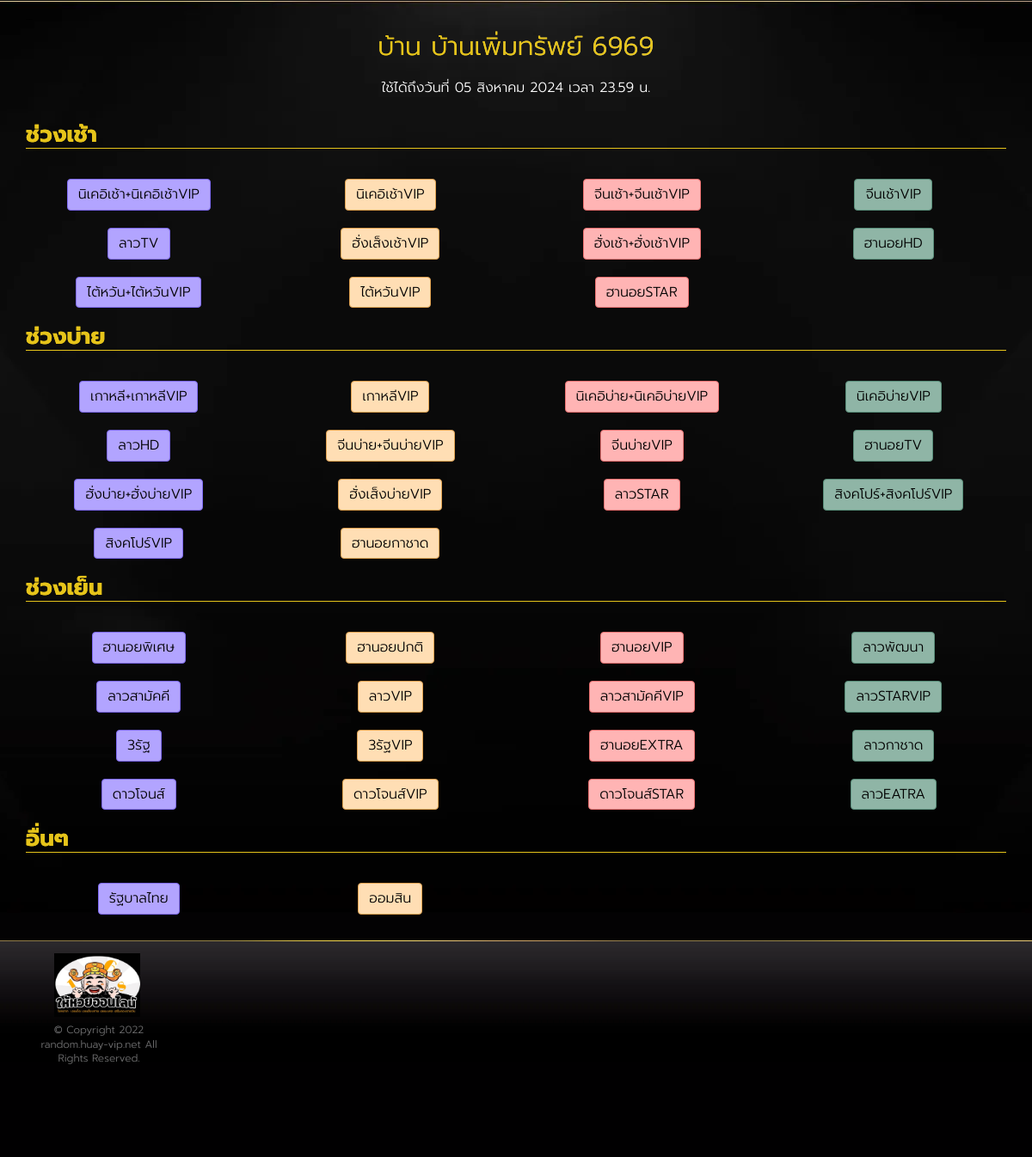
Page /admin on the earlier database version.
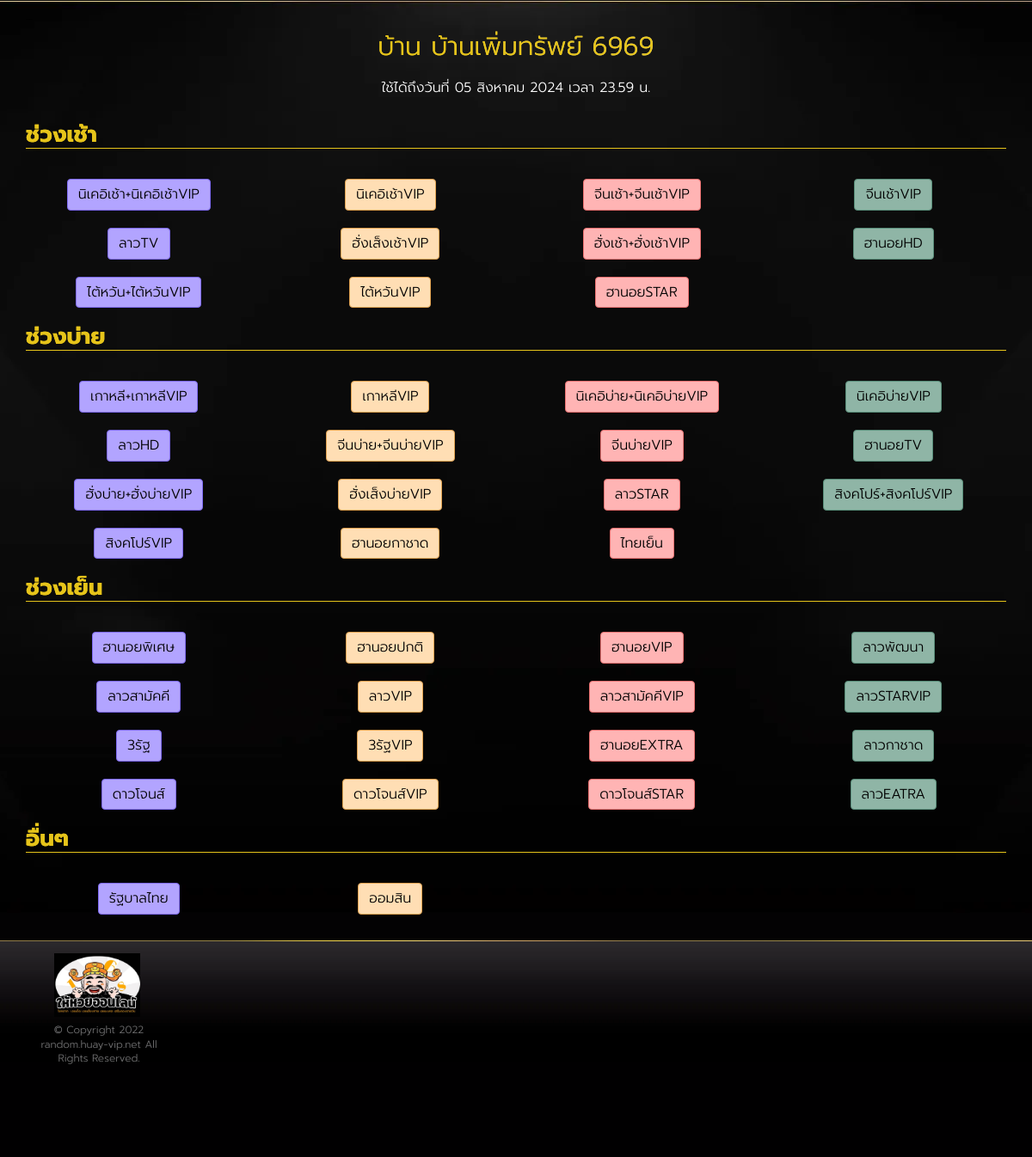
Same page on the later database version.
### huayrandom/models.py (models this page shows, shortened)
class HuayListModel(models.Model):
    short_name = models.CharField(default='None', max_length=255)
    full_name = models.CharField(default='None', max_length=255)
    page_name = models.CharField(default='None', max_length=255)
    time = models.TimeField()
    link = models.CharField(default='None', max_length=255)

### huayrandom/views.py (the view)
# urls.py: path('<str:username>', Home, name='home'),
def Home(request, username):
    context = {}
    context['username'] = username
    resultCheckExpire = CheckExpireDate(username)
    if resultCheckExpire == "ตัดสิทธิ์แล้ว":
        request.session['expire'] = 'ตัดสิทธิ์แล้ว'
    else:
        resultCheckExpire = ""
    try:
        userObject = User.objects.get(username=username)
        profileObject = ProfileModel.objects.get(user=userObject)
        day = profileObject.expire_date.strftime("%d")
        month = profileObject.expire_date.strftime("%m")
        year = profileObject.expire_date.strftime("%Y")
        thaiMonth = ConvertToThaiMonth(month)
        expireDateThai = "{} {} {}".format(day, thaiMonth, year)
        for x in range(0, 4):
            if x == 0:
                huayObject = HuayListModel.objects.filter(time="07:00:00")
            elif x == 1:
                huayObject = HuayListModel.objects.filter(time="13:00:00")
            elif x == 2:
                huayObject = HuayListModel.objects.filter(time="19:00:00")
            elif x == 3:
                huayObject = HuayListModel.objects.filter(time="20:00:00")
            huayShortNameList = []
            huayLinkList = []
            btnColorList = []
            i = 1
            listPurple = [1, 5, 9, 13, 17, 21, 25, 29]
            listOrange = [2, 6, 10, 14, 18, 22, 26, 30]
            listPink = [3, 7, 11, 15, 19, 23, 27, 31]
            listGreen = [4, 8, 12, 16, 20, 24, 28, 32]
            for item in huayObject:
                huayShortNameList.append(item.short_name)
                huayLinkList.append(item.link)
                if i in listPurple:
                    btnColorList.append('purple')
                elif i in listOrange:
                    btnColorList.append('orange')
                elif i in listPink:
                    btnColorList.append('pink')
                elif i in listGreen:
                    btnColorList.append('green')
                i += 1
            if x == 0:
                zipDataForLoopMorning = zip(
                    huayShortNameList, huayLinkList, btnColorList)
            elif x == 1:
                zipDataForLoopAfternoon = zip(
                    huayShortNameList, huayLinkList, btnColorList)
            elif x == 2:
                zipDataForLoopEvening = zip(
                    huayShortNameList, huayLinkList, btnColorList)
            elif x == 3:
                zipDataForLoopOther = zip(
                    huayShortNameList, huayLinkList, btnColorList)
        context['houseNameThai'] = profileObject.house_name
        context['expireDateThai'] = expireDateThai
        context['zipDataForLoopMorning'] = zipDataForLoopMorning
        context['zipDataForLoopAfternoon'] = zipDataForLoopAfternoon
        context['zipDataForLoopEvening'] = zipDataForLoopEvening
        context['zipDataForLoopOther'] = zipDataForLoopOther
        if 'expire' in request.session:
            context['expire'] = request.session['expire']
            context['username'] = username
            request.session['expire'] = ''  # clear stuck error in session
        return render(request, 'index.html', context)
    except:
        request.session['error'] = 'ไม่มีบ้านดังกล่าว'
        return redirect('index')

### huayrandom/views.py (called while the page is built)
def ConvertToThaiMonth(month):
    if month == '01':
        thaiMonth = 'มกราคม'
    elif month == '02':
        thaiMonth = 'กุมภาพันธ์'
    elif month == '03':
        thaiMonth = 'มีนาคม'
    elif month == '04':
        thaiMonth = 'เมษายน'
    elif month == '05':
        thaiMonth = 'พฤษภาคม'
    elif month == '06':
        thaiMonth = 'มิถุนายน'
    elif month == '07':
        thaiMonth = 'กรกฎาคม'
    elif month == '08':
        thaiMonth = 'สิงหาคม'
    elif month == '09':
        thaiMonth = 'กันยายน'
    elif month == '10':
        thaiMonth = 'ตุลาคม'
    elif month == '11':
        thaiMonth = 'พฤศจิกายน'
    elif month == '12':
        thaiMonth = 'ธันวาคม'
    return thaiMonth

def CheckExpireDate(username):
    try:
        userObject = User.objects.get(username=username)
        profileObject = ProfileModel.objects.get(user=userObject)
        expireDate = profileObject.expire_date
        expireDateNewFormat = expireDate.strftime("%Y%m%d%H%M")
        timeNow = datetime.now() + relativedelta(hours=7)
        currentTime = timeNow.strftime("%Y%m%d%H%M")
        if currentTime >= expireDateNewFormat:
            return "ตัดสิทธิ์แล้ว"
    except:
        pass

### huayrandom/templates/index.html (shortened to what this page needs)
{% extends 'component/layout.html' %}
{%block content%}
<div class="wrap">
  <section class="slot-home-body">
    <div class="container">
      <div>
        <h1 class="black-font">โปรแกรมสุ่มหวย</h1>
        <div class="shine-text font-size-30 text-center">บ้าน {{houseNameThai}}</div>
        <p class="text-center">ใช้ได้ถึงวันที่ {{expireDateThai}} เวลา 23.59 น.</p>
      </div>
      <div class="row">
        <div class="col-md-12">
          <div class="top-slot-list">
            <div class="row">
              <div class="col-xs-12">
              <h2 class="title shine-text underline">ช่วงเช้า</h2>
              </div>
              {%for item1,item2,item3 in zipDataForLoopMorning%}
              <div class="col-lg-3 col-md-3 col-sm-3 col-xs-6 mt-5">
                <a href="/result/{{username}}/{{item2}}" class="btn btn-{{item3}}">{{item1}}</a>
              </div>
              {%endfor%}
            </div>
            <div class="row">
              <div class="col-xs-12">
              <h2 class="title shine-text underline">ช่วงบ่าย</h2>
              </div>
              {%for item1,item2,item3 in zipDataForLoopAfternoon%}
              <div class="col-lg-3 col-md-3 col-sm-3 col-xs-6 mt-5">
                <a href="/result/{{username}}/{{item2}}" class="btn btn-{{item3}}">{{item1}}</a>
              </div>
              {%endfor%}
            </div>
            <div class="row">
              <div class="col-xs-12">
              <h2 class="title shine-text underline">ช่วงเย็น</h2>
              </div>
              {%for item1,item2,item3 in zipDataForLoopEvening%}
              <div class="col-lg-3 col-md-3 col-sm-3 col-xs-6 mt-5">
                <a href="/result/{{username}}/{{item2}}" class="btn btn-{{item3}}">{{item1}}</a>
              </div>
              {%endfor%}
            </div>
            <div class="row">
              <div class="col-xs-12">
              <h2 class="title shine-text underline">อื่นๆ</h2>
              </div>
              {%for item1,item2,item3 in zipDataForLoopOther%}
              <div class="col-lg-3 col-md-3 col-sm-3 col-xs-6 mt-5">
                <a href="/result/{{username}}/{{item2}}" class="btn btn-{{item3}}">{{item1}}</a>
              </div>
              {%endfor%}
            </div>
          </div>
        </div>
      </div>
    </div>
  </section>
</div>
{%endblock content%}

Differences in the rows shown:
added HuayListModel: zipDataForLoopAfternoon "ไทยเย็น"
